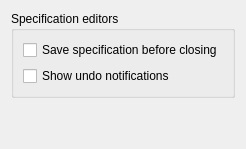
      <widget class="QWidget" name="SpecificationEditors">
       <layout class="QVBoxLayout" name="verticalLayout_11">
        <item>
         <widget class="QGroupBox" name="groupBox">
          <property name="title">
           <string>Specification editors</string>
          </property>
          <layout class="QVBoxLayout" name="verticalLayout_12">
           <item>
            <widget class="QCheckBox" name="checkBox_save_spec_before_closing">
             <property name="toolTip">
              <string>&lt;html&gt;&lt;head/&gt;&lt;body&gt;&lt;p&gt;Unchecked: Don't save specification and don't show message box&lt;/p&gt;&lt;p&gt;Partially checked: Show message box (default)&lt;/p&gt;&lt;p&gt;Checked: Save specification and don't show message box&lt;/p&gt;&lt;/body&gt;&lt;/html&gt;</string>
             </property>
             <property name="text">
              <string>Save specification before closing</string>
             </property>
             <property name="tristate">
              <bool>true</bool>
             </property>
            </widget>
           </item>
           <item>
            <widget class="QCheckBox" name="checkBox_spec_show_undo">
             <property name="text">
              <string>Show undo notifications</string>
             </property>
            </widget>
           </item>
          </layout>
         </widget>
        </item>
        <item>
         <spacer name="verticalSpacer_3">
          <property name="orientation">
           <enum>Qt::Vertical</enum>
          </property>
          <property name="sizeHint" stdset="0">
           <size>
            <width>20</width>
            <height>40</height>
           </size>
          </property>
         </spacer>
        </item>
       </layout>
      </widget>
